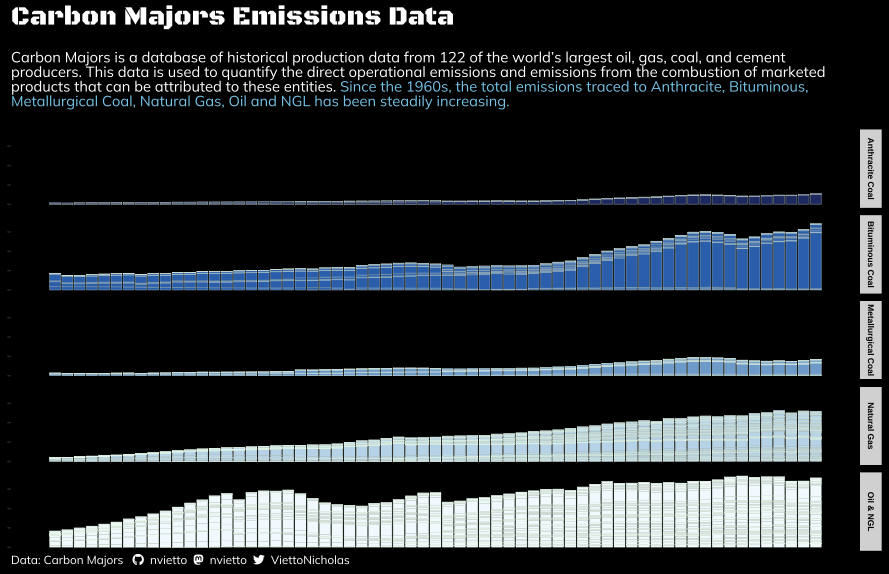

Source code (R):
# Load 📦

pacman::p_load(janitor, tidyverse, ggHoriPlot, ggtext, showtext, sysfonts, fontawesome)

emissions <- readr::read_csv('https://raw.githubusercontent.com/rfordatascience/tidytuesday/master/data/2024/2024-05-21/emissions.csv')


# Fonts and socials 

font_add_google("Black Ops One")
font_add_google("Mulish")
showtext_auto()

#sysfonts::font_add(family = "Font Awesome 6 Brands",
                #   regular = "/Users/nicholasvietto/Documents/TidyTuesday/fontawe/otfs/Font Awesome 6 Brands-Regular-400.otf")
#showtext::showtext_auto()

github_icon <- "&#xf09b"
github_username <- "nvietto"
mastodon_icon <- "&#xf4f6"
masto_username <- "nvietto"
twitter_icon <- "&#xf099"
twitter_username <- "ViettoNicholas"

social_caption <- glue::glue(
  "<span style='color: #FFFFFF'>Data: Carbon Majors </span>
  <span style='font-family:\"Font Awesome 6 Brands\";'>{github_icon};</span>
  <span style='color: #FFFFFF'>{github_username}</span>
  <span style='font-family:\"Font Awesome 6 Brands\";'>{mastodon_icon};</span>
  <span style='color: #FFFFFF'>{masto_username}</span>
  <span style='font-family:\"Font Awesome 6 Brands\";'>{twitter_icon};</span>
  <span style='color: #FFFFFF'>{twitter_username}</span>")

# Wrangle 

data <- emissions |> 
  dplyr::select(year, commodity, total_emissions_MtCO2e) |> 
  filter(year >= 1960, !(commodity %in% c("Cement", "Lignite Coal", "Thermal Coal", "Sub-Bituminous Coal")))|> 
  rename(tot_em = total_emissions_MtCO2e) |> 
  group_by(year, commodity) |> 
  summarise(tot_em1 = sum(tot_em)) |> 
  drop_na() 




# Plot 📈

data |> 
  ggplot(aes(year, tot_em1)) +
  geom_col(aes(fill = commodity), color = "honeydew", linewidth = .1) +
  facet_grid(commodity~.) +
  theme(strip.text = element_text(size = 6.3, face = "bold", color = "black", family = "Times")) +
  scale_fill_hcl(palette = 'Blues,', reverse = T) +
  labs(caption = social_caption,
       title = paste0("Carbon Majors Emissions Data"),
       subtitle = paste0("Carbon Majors is a database of historical production data from 122 of the world’s largest
                         oil, gas, coal, and cement producers. This data is used to quantify the direct operational emissions 
                         and emissions from the combustion of marketed products that can be attributed to these entities.
                         <span style='color:#87CEEB'>Since the 1960s, the total emissions traced to Anthracite, Bituminous, Metallurgical Coal, Natural Gas,
                          Oil and NGL has been steadily increasing.</span>")) +
  theme(
    axis.text.x = element_blank(), 
    axis.text.y = element_blank(),
    axis.title = element_blank(), 
    legend.position = 'none',
    panel.background = element_rect(fill = "black", colour = "black"),  
    plot.background = element_rect(fill = "black", colour = "black"), 
    panel.grid = element_blank(),
    axis.ticks.x = element_blank(),
    text = element_text(),
    plot.title =  ggtext::element_textbox_simple(color = "white",
                                                 size = 20,
                                                 face = "bold",
                                                 family = "Black Ops One",
                                                 lineheight = 1.3,
                                                 margin = margin(b = 14)),
    plot.subtitle = ggtext::element_textbox_simple(color = "white",
                                                   family = "Mulish",
                                                   size = rel(1), 
                                                   lineheight = 1.0,
                                                   margin = margin(t = 3, b = 15)),
    plot.caption = ggtext::element_textbox_simple(color = "white",
                                                  family = "Mulish"))
